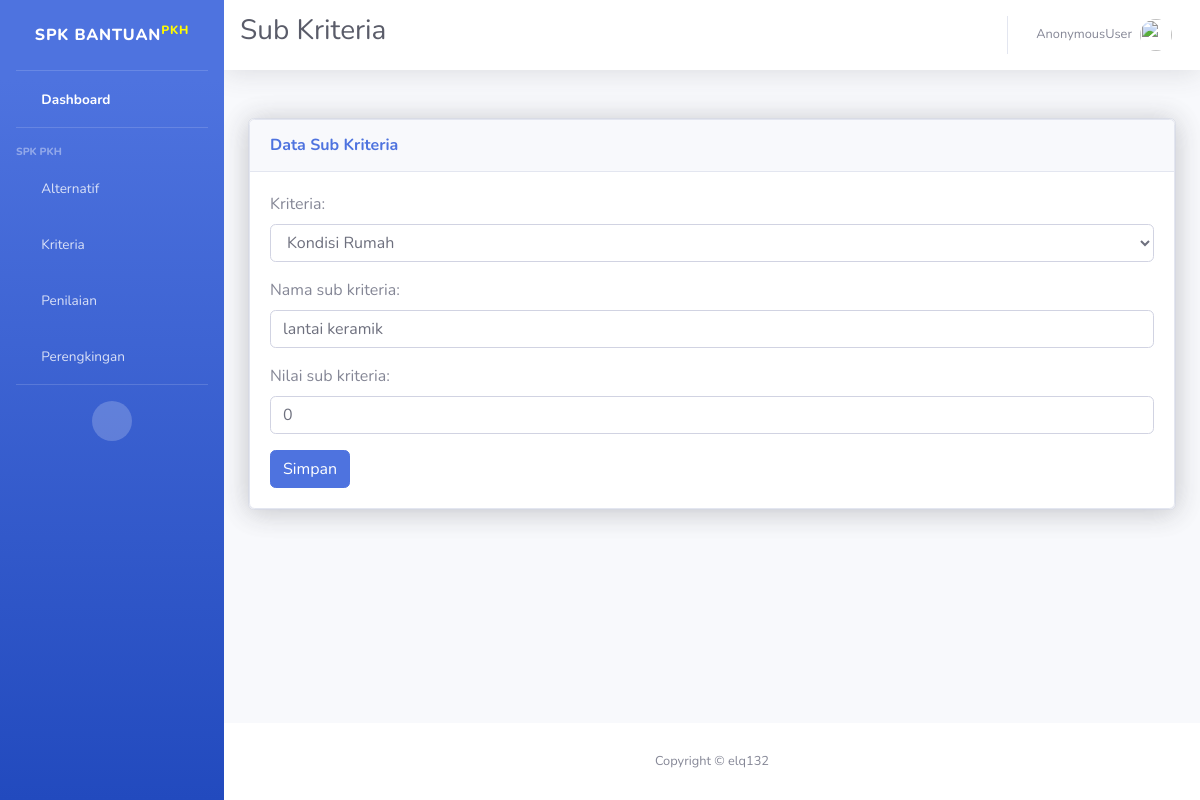
The page /dashboard/upsub_kriteria/2 on the database its author committed.
### SPK/models.py (models this page shows, shortened)
class SubKriteria(models.Model):
    kriteria = models.ForeignKey(Kriteria, on_delete=models.CASCADE)
    nama_sub_kriteria = models.CharField(max_length=50)
    nilai_sub_kriteria = models.IntegerField()

### SPK/views.py (the view)
# urls.py: path('upsub_kriteria/<int:id>', views.subkriteria_update, name='upsubkriteria'),
def subkriteria_update(request, id):
    subkriteria = SubKriteria.objects.get(id=id)
    form = SubKriteriaForm(instance=subkriteria)
    if request.method == 'POST':
        form = SubKriteriaForm(request.POST, instance=subkriteria)
        if form.is_valid():
            form.save()
            return redirect('data:sub_kriteria')
    return render(request, 'subkriteria_form.html', {'form': form})

### SPK/forms.py
class SubKriteriaForm(forms.ModelForm):
    class Meta:
        model = SubKriteria
        fields = '__all__'
        widgets = {
            'kriteria': forms.Select(attrs={'class': 'form-control'}),
            'nama_sub_kriteria': forms.TextInput(attrs={'class': 'form-control'}),
            'nilai_sub_kriteria': forms.NumberInput(attrs={'class': 'form-control'}),
        }

### SPK/models.py (called while the page is built)
    def __str__(self):
        return self.nama_kriteria

### templates/subkriteria_form.html (shortened to what this page needs)
{%load static%}
<!DOCTYPE html>
<html lang="en">
<head>
    <link href="{%static 'vendor/fontawesome-free/css/all.min.css'%}" rel="stylesheet" type="text/css">
    <link href="{%static 'css/sb-admin-2.min.css'%}" rel="stylesheet">
</head>
<body id="page-top">
    <div id="wrapper">
        <ul class="navbar-nav bg-gradient-primary sidebar sidebar-dark accordion" id="accordionSidebar">
            <a class="sidebar-brand d-flex align-items-center justify-content-center" href="{%url 'index'%}">
                <div class="sidebar-brand-text mx-3">SPK Bantuan<sup style="color: rgb(255, 251, 0);">PKH</sup></div>
            </a>
            <hr class="sidebar-divider my-0">
            <li class="nav-item active">
                <a class="nav-link" href="{%url 'index'%}">
                    <i class="fas fa-fw fa-tachometer-alt"></i>
                    <span>Dashboard</span></a>
            </li>
            <hr class="sidebar-divider">
            <div class="sidebar-heading">
                SPK PKH
            </div>
            <li class="nav-item">
                <a class="nav-link" href="{%url 'data:alternatif'%}">
                    <i class="fas fa-fw fa-chart-area"></i>
                    <span>Alternatif</span></a>
            </li>
            <li class="nav-item">
                <a class="nav-link collapsed" href="#" data-toggle="collapse" data-target="#collapseTwo"
                    aria-expanded="true" aria-controls="collapseTwo">
                    <i class="fas fa-fw fa-cog"></i>
                    <span>Kriteria</span>
                </a>
            </li>
            <li class="nav-item">
                <a class="nav-link" href="{%url 'data:penilaian'%}">
                    <i class="fas fa-fw fa-table"></i>
                    <span>Penilaian</span></a>
            </li>
            <li class="nav-item">
                <a class="nav-link" href="{%url 'data:perengkingan'%}">
                    <i class="fas fa-fw fa-folder"></i>
                    <span>Perengkingan</span></a>
            </li>
            <hr class="sidebar-divider d-none d-md-block">
            <div class="text-center d-none d-md-inline">
                <button class="rounded-circle border-0" id="sidebarToggle"></button>
            </div>
        </ul>
        <div id="content-wrapper" class="d-flex flex-column">
            <div id="content">
                <nav class="navbar navbar-expand navbar-light bg-white topbar mb-4 static-top shadow">
                    <div class=""><h1 class="h3 mb-0 text-gray-800">Sub Kriteria<h1></div>
                    <ul class="navbar-nav ml-auto">
                        <li class="nav-item dropdown no-arrow">
                            <a class="nav-link dropdown-toggle" href="#" id="userDropdown" role="button"
                                data-toggle="dropdown" aria-haspopup="true" aria-expanded="false">
                                <span class="mr-2 d-none d-lg-inline text-gray-600 small">{{user}}</span>
                                <img class="img-profile rounded-circle"
                                    src="{%static 'img/undraw_profile.svg'%}">
                            </a>
                        </li>
                    </ul>
                </nav>
                <div class="container-fluid">
                    <div class="row">
                        <div class="col-xl-12 col-lg-9">
                            <div class="card shadow mb-4">
                                <div class="card shadow">
                                    <div class="card-header py-3">
                                        <h6 class="m-0 font-weight-bold text-primary">Data Sub Kriteria</h6>
                                    </div>
                                    <div class="card-body ">
                                        <form method="POST">
                                            {{ form.as_p }}
                                            <button class="btn btn-primary" type="submit">Simpan</button>
                                          </form>
                                    </div>
                                </div>
                            </div>
                        </div>
                    </div>
                </div>
            </div>
            <footer class="sticky-footer bg-white">
                <div class="container my-auto">
                    <div class="copyright text-center my-auto">
                        <span>Copyright &copy; elq132</span>
                    </div>
                </div>
            </footer>
        </div>
    </div>
</body>
</html>

### rows shown on the page
SubKriteria: kriteria "Kondisi Rumah", nama_sub_kriteria "lantai keramik", nilai_sub_kriteria "0"

### other values the page prints
{{ user }} "AnonymousUser"
